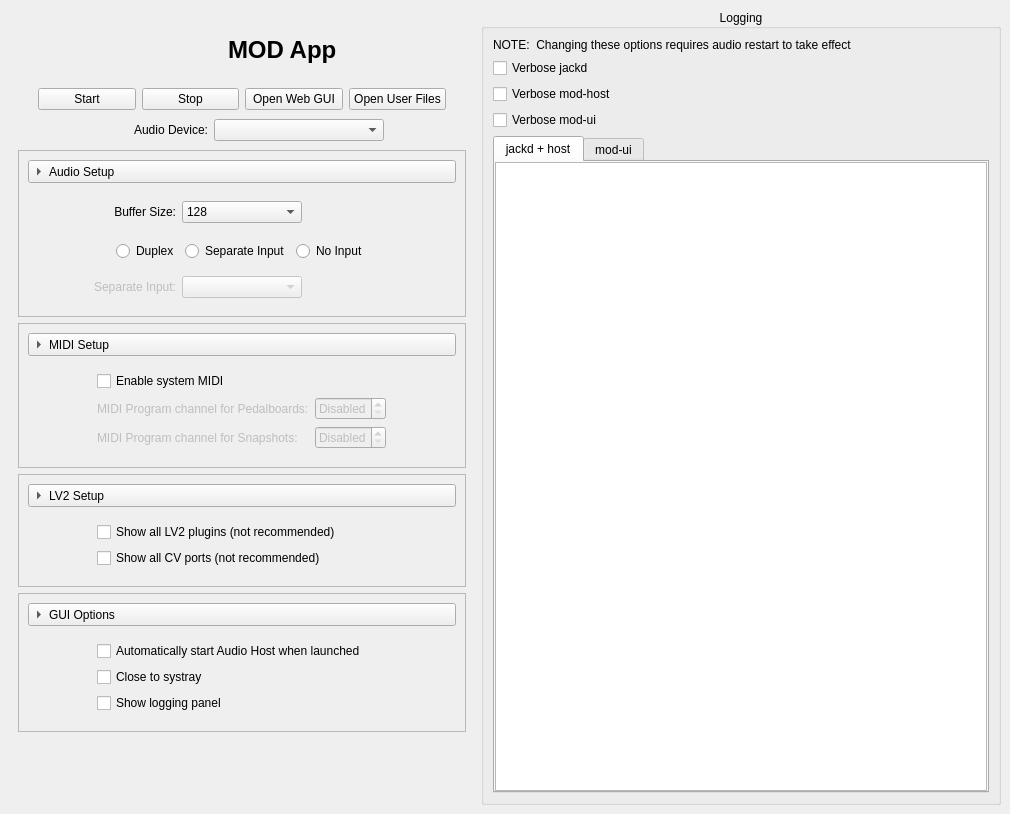
<?xml version="1.0" encoding="UTF-8"?>
<ui version="4.0">
 <class>AppWindow</class>
 <widget class="QMainWindow" name="AppWindow">
  <property name="geometry">
   <rect>
    <x>0</x>
    <y>0</y>
    <width>1010</width>
    <height>814</height>
   </rect>
  </property>
  <property name="windowTitle">
   <string>MOD App</string>
  </property>
  <widget class="QWidget" name="centralwidget">
   <layout class="QHBoxLayout" name="horizontalLayout_8" stretch="0,1">
    <item>
     <widget class="QWidget" name="w_content" native="true">
      <property name="sizePolicy">
       <sizepolicy hsizetype="Fixed" vsizetype="Preferred">
        <horstretch>0</horstretch>
        <verstretch>0</verstretch>
       </sizepolicy>
      </property>
      <layout class="QVBoxLayout" name="verticalLayout_4">
       <item>
        <layout class="QHBoxLayout" name="horizontalLayout">
         <item>
          <spacer name="horizontalSpacer_3">
           <property name="orientation">
            <enum>Qt::Horizontal</enum>
           </property>
           <property name="sizeHint" stdset="0">
            <size>
             <width>40</width>
             <height>20</height>
            </size>
           </property>
          </spacer>
         </item>
         <item>
          <widget class="QLabel" name="label">
           <property name="minimumSize">
            <size>
             <width>64</width>
             <height>64</height>
            </size>
           </property>
           <property name="maximumSize">
            <size>
             <width>64</width>
             <height>64</height>
            </size>
           </property>
           <property name="text">
            <string/>
           </property>
           <property name="pixmap">
            <pixmap resource="mod-app.qrc">:/mod-logo.svg</pixmap>
           </property>
           <property name="scaledContents">
            <bool>true</bool>
           </property>
           <property name="alignment">
            <set>Qt::AlignCenter</set>
           </property>
          </widget>
         </item>
         <item>
          <spacer name="horizontalSpacer_4">
           <property name="orientation">
            <enum>Qt::Horizontal</enum>
           </property>
           <property name="sizeType">
            <enum>QSizePolicy::Preferred</enum>
           </property>
           <property name="sizeHint" stdset="0">
            <size>
             <width>10</width>
             <height>10</height>
            </size>
           </property>
          </spacer>
         </item>
         <item>
          <widget class="QLabel" name="l_title">
           <property name="font">
            <font>
             <pointsize>18</pointsize>
             <weight>75</weight>
             <bold>true</bold>
            </font>
           </property>
           <property name="text">
            <string>MOD App</string>
           </property>
           <property name="textFormat">
            <enum>Qt::PlainText</enum>
           </property>
          </widget>
         </item>
         <item>
          <spacer name="horizontalSpacer_5">
           <property name="orientation">
            <enum>Qt::Horizontal</enum>
           </property>
           <property name="sizeHint" stdset="0">
            <size>
             <width>40</width>
             <height>20</height>
            </size>
           </property>
          </spacer>
         </item>
        </layout>
       </item>
       <item>
        <layout class="QHBoxLayout" name="hl_ui">
         <item>
          <spacer name="horizontalSpacer_9">
           <property name="orientation">
            <enum>Qt::Horizontal</enum>
           </property>
           <property name="sizeType">
            <enum>QSizePolicy::Preferred</enum>
           </property>
           <property name="sizeHint" stdset="0">
            <size>
             <width>20</width>
             <height>20</height>
            </size>
           </property>
          </spacer>
         </item>
         <item>
          <widget class="QPushButton" name="b_start">
           <property name="text">
            <string>Start</string>
           </property>
          </widget>
         </item>
         <item>
          <widget class="QPushButton" name="b_stop">
           <property name="text">
            <string>Stop</string>
           </property>
          </widget>
         </item>
         <item>
          <widget class="QPushButton" name="b_opengui">
           <property name="text">
            <string>Open Web GUI</string>
           </property>
          </widget>
         </item>
         <item>
          <widget class="QPushButton" name="b_openuserfiles">
           <property name="text">
            <string>Open User Files</string>
           </property>
          </widget>
         </item>
         <item>
          <spacer name="horizontalSpacer_8">
           <property name="orientation">
            <enum>Qt::Horizontal</enum>
           </property>
           <property name="sizeType">
            <enum>QSizePolicy::Preferred</enum>
           </property>
           <property name="sizeHint" stdset="0">
            <size>
             <width>20</width>
             <height>20</height>
            </size>
           </property>
          </spacer>
         </item>
        </layout>
       </item>
       <item>
        <layout class="QHBoxLayout" name="horizontalLayout_7">
         <item>
          <spacer name="horizontalSpacer">
           <property name="orientation">
            <enum>Qt::Horizontal</enum>
           </property>
           <property name="sizeType">
            <enum>QSizePolicy::Preferred</enum>
           </property>
           <property name="sizeHint" stdset="0">
            <size>
             <width>20</width>
             <height>20</height>
            </size>
           </property>
          </spacer>
         </item>
         <item>
          <widget class="QLabel" name="l_device">
           <property name="text">
            <string>Audio Device:</string>
           </property>
           <property name="alignment">
            <set>Qt::AlignRight|Qt::AlignTrailing|Qt::AlignVCenter</set>
           </property>
           <property name="wordWrap">
            <bool>true</bool>
           </property>
          </widget>
         </item>
         <item>
          <widget class="QComboBox" name="cb_device"/>
         </item>
         <item>
          <spacer name="horizontalSpacer_10">
           <property name="orientation">
            <enum>Qt::Horizontal</enum>
           </property>
           <property name="sizeType">
            <enum>QSizePolicy::Preferred</enum>
           </property>
           <property name="sizeHint" stdset="0">
            <size>
             <width>82</width>
             <height>28</height>
            </size>
           </property>
          </spacer>
         </item>
        </layout>
       </item>
       <item>
        <widget class="QFrame" name="frame_audio">
         <property name="frameShape">
          <enum>QFrame::StyledPanel</enum>
         </property>
         <property name="frameShadow">
          <enum>QFrame::Raised</enum>
         </property>
         <layout class="QVBoxLayout" name="verticalLayout_5">
          <item>
           <widget class="QToolButtonWithMouseTracking" name="tb_audio">
            <property name="sizePolicy">
             <sizepolicy hsizetype="Expanding" vsizetype="Fixed">
              <horstretch>0</horstretch>
              <verstretch>0</verstretch>
             </sizepolicy>
            </property>
            <property name="text">
             <string>Audio Setup</string>
            </property>
            <property name="checkable">
             <bool>true</bool>
            </property>
            <property name="toolButtonStyle">
             <enum>Qt::ToolButtonTextBesideIcon</enum>
            </property>
            <property name="arrowType">
             <enum>Qt::RightArrow</enum>
            </property>
           </widget>
          </item>
          <item>
           <widget class="CollapsibleWidget" name="gb_audio" native="true">
            <layout class="QGridLayout" name="gridLayout">
             <item row="3" column="1">
              <widget class="QLabel" name="l_input">
               <property name="enabled">
                <bool>false</bool>
               </property>
               <property name="text">
                <string>Separate Input:</string>
               </property>
               <property name="alignment">
                <set>Qt::AlignRight|Qt::AlignTrailing|Qt::AlignVCenter</set>
               </property>
              </widget>
             </item>
             <item row="1" column="1">
              <widget class="QLabel" name="l_buffersize">
               <property name="enabled">
                <bool>true</bool>
               </property>
               <property name="text">
                <string>Buffer Size:</string>
               </property>
               <property name="alignment">
                <set>Qt::AlignRight|Qt::AlignTrailing|Qt::AlignVCenter</set>
               </property>
              </widget>
             </item>
             <item row="3" column="0">
              <spacer name="horizontalSpacer_17">
               <property name="orientation">
                <enum>Qt::Horizontal</enum>
               </property>
               <property name="sizeType">
                <enum>QSizePolicy::Preferred</enum>
               </property>
               <property name="sizeHint" stdset="0">
                <size>
                 <width>20</width>
                 <height>20</height>
                </size>
               </property>
              </spacer>
             </item>
             <item row="2" column="0">
              <spacer name="horizontalSpacer_14">
               <property name="orientation">
                <enum>Qt::Horizontal</enum>
               </property>
               <property name="sizeType">
                <enum>QSizePolicy::Preferred</enum>
               </property>
               <property name="sizeHint" stdset="0">
                <size>
                 <width>20</width>
                 <height>20</height>
                </size>
               </property>
              </spacer>
             </item>
             <item row="2" column="1" colspan="3">
              <widget class="QWidget" name="w_device_io_mode" native="true">
               <layout class="QHBoxLayout" name="horizontalLayout_5">
                <item>
                 <spacer name="horizontalSpacer_12">
                  <property name="orientation">
                   <enum>Qt::Horizontal</enum>
                  </property>
                  <property name="sizeHint" stdset="0">
                   <size>
                    <width>40</width>
                    <height>20</height>
                   </size>
                  </property>
                 </spacer>
                </item>
                <item>
                 <widget class="QRadioButton" name="rb_device_duplex">
                  <property name="text">
                   <string>Duplex</string>
                  </property>
                 </widget>
                </item>
                <item>
                 <widget class="QRadioButton" name="rb_device_separate">
                  <property name="text">
                   <string>Separate Input</string>
                  </property>
                 </widget>
                </item>
                <item>
                 <widget class="QRadioButton" name="rb_device_noinput">
                  <property name="text">
                   <string>No Input</string>
                  </property>
                 </widget>
                </item>
                <item>
                 <spacer name="horizontalSpacer_13">
                  <property name="orientation">
                   <enum>Qt::Horizontal</enum>
                  </property>
                  <property name="sizeHint" stdset="0">
                   <size>
                    <width>40</width>
                    <height>20</height>
                   </size>
                  </property>
                 </spacer>
                </item>
               </layout>
              </widget>
             </item>
             <item row="3" column="4">
              <spacer name="horizontalSpacer_18">
               <property name="orientation">
                <enum>Qt::Horizontal</enum>
               </property>
               <property name="sizeType">
                <enum>QSizePolicy::Preferred</enum>
               </property>
               <property name="sizeHint" stdset="0">
                <size>
                 <width>20</width>
                 <height>20</height>
                </size>
               </property>
              </spacer>
             </item>
             <item row="1" column="4">
              <spacer name="horizontalSpacer_7">
               <property name="orientation">
                <enum>Qt::Horizontal</enum>
               </property>
               <property name="sizeType">
                <enum>QSizePolicy::Preferred</enum>
               </property>
               <property name="sizeHint" stdset="0">
                <size>
                 <width>20</width>
                 <height>20</height>
                </size>
               </property>
              </spacer>
             </item>
             <item row="1" column="3">
              <spacer name="horizontalSpacer_11">
               <property name="orientation">
                <enum>Qt::Horizontal</enum>
               </property>
               <property name="sizeType">
                <enum>QSizePolicy::Preferred</enum>
               </property>
               <property name="sizeHint" stdset="0">
                <size>
                 <width>82</width>
                 <height>28</height>
                </size>
               </property>
              </spacer>
             </item>
             <item row="1" column="0">
              <spacer name="horizontalSpacer_2">
               <property name="orientation">
                <enum>Qt::Horizontal</enum>
               </property>
               <property name="sizeType">
                <enum>QSizePolicy::Preferred</enum>
               </property>
               <property name="sizeHint" stdset="0">
                <size>
                 <width>20</width>
                 <height>20</height>
                </size>
               </property>
              </spacer>
             </item>
             <item row="1" column="2">
              <widget class="QComboBox" name="cb_buffersize">
               <property name="enabled">
                <bool>true</bool>
               </property>
               <property name="currentIndex">
                <number>1</number>
               </property>
               <item>
                <property name="text">
                 <string notr="true">64</string>
                </property>
               </item>
               <item>
                <property name="text">
                 <string notr="true">128</string>
                </property>
               </item>
               <item>
                <property name="text">
                 <string notr="true">256</string>
                </property>
               </item>
              </widget>
             </item>
             <item row="2" column="4">
              <spacer name="horizontalSpacer_16">
               <property name="orientation">
                <enum>Qt::Horizontal</enum>
               </property>
               <property name="sizeType">
                <enum>QSizePolicy::Preferred</enum>
               </property>
               <property name="sizeHint" stdset="0">
                <size>
                 <width>20</width>
                 <height>20</height>
                </size>
               </property>
              </spacer>
             </item>
             <item row="3" column="2">
              <widget class="QComboBox" name="cb_input">
               <property name="enabled">
                <bool>false</bool>
               </property>
              </widget>
             </item>
            </layout>
           </widget>
          </item>
         </layout>
        </widget>
       </item>
       <item>
        <widget class="QFrame" name="frame_midi">
         <property name="frameShape">
          <enum>QFrame::StyledPanel</enum>
         </property>
         <property name="frameShadow">
          <enum>QFrame::Raised</enum>
         </property>
         <layout class="QVBoxLayout" name="verticalLayout_6">
          <item>
           <widget class="QToolButtonWithMouseTracking" name="tb_midi">
            <property name="sizePolicy">
             <sizepolicy hsizetype="Expanding" vsizetype="Fixed">
              <horstretch>0</horstretch>
              <verstretch>0</verstretch>
             </sizepolicy>
            </property>
            <property name="text">
             <string>MIDI Setup</string>
            </property>
            <property name="checkable">
             <bool>true</bool>
            </property>
            <property name="toolButtonStyle">
             <enum>Qt::ToolButtonTextBesideIcon</enum>
            </property>
            <property name="arrowType">
             <enum>Qt::RightArrow</enum>
            </property>
           </widget>
          </item>
          <item>
           <widget class="CollapsibleWidget" name="gb_midi" native="true">
            <layout class="QGridLayout" name="gridLayout_2">
             <item row="2" column="0">
              <spacer name="horizontalSpacer_21">
               <property name="orientation">
                <enum>Qt::Horizontal</enum>
               </property>
               <property name="sizeType">
                <enum>QSizePolicy::Fixed</enum>
               </property>
               <property name="sizeHint" stdset="0">
                <size>
                 <width>60</width>
                 <height>20</height>
                </size>
               </property>
              </spacer>
             </item>
             <item row="0" column="0">
              <spacer name="horizontalSpacer_22">
               <property name="orientation">
                <enum>Qt::Horizontal</enum>
               </property>
               <property name="sizeType">
                <enum>QSizePolicy::Fixed</enum>
               </property>
               <property name="sizeHint" stdset="0">
                <size>
                 <width>60</width>
                 <height>20</height>
                </size>
               </property>
              </spacer>
             </item>
             <item row="1" column="2">
              <widget class="QSpinBox" name="sp_midi_pb">
               <property name="enabled">
                <bool>false</bool>
               </property>
               <property name="specialValueText">
                <string>Disabled</string>
               </property>
               <property name="maximum">
                <number>16</number>
               </property>
              </widget>
             </item>
             <item row="1" column="3">
              <spacer name="horizontalSpacer_25">
               <property name="orientation">
                <enum>Qt::Horizontal</enum>
               </property>
               <property name="sizeType">
                <enum>QSizePolicy::Preferred</enum>
               </property>
               <property name="sizeHint" stdset="0">
                <size>
                 <width>20</width>
                 <height>20</height>
                </size>
               </property>
              </spacer>
             </item>
             <item row="1" column="0">
              <spacer name="horizontalSpacer_19">
               <property name="orientation">
                <enum>Qt::Horizontal</enum>
               </property>
               <property name="sizeType">
                <enum>QSizePolicy::Fixed</enum>
               </property>
               <property name="sizeHint" stdset="0">
                <size>
                 <width>60</width>
                 <height>20</height>
                </size>
               </property>
              </spacer>
             </item>
             <item row="2" column="2">
              <widget class="QSpinBox" name="sp_midi_ss">
               <property name="enabled">
                <bool>false</bool>
               </property>
               <property name="specialValueText">
                <string>Disabled</string>
               </property>
               <property name="maximum">
                <number>16</number>
               </property>
              </widget>
             </item>
             <item row="1" column="1">
              <widget class="QLabel" name="l_midi_pb">
               <property name="enabled">
                <bool>false</bool>
               </property>
               <property name="text">
                <string>MIDI Program channel for Pedalboards:</string>
               </property>
               <property name="alignment">
                <set>Qt::AlignLeading|Qt::AlignLeft|Qt::AlignVCenter</set>
               </property>
              </widget>
             </item>
             <item row="2" column="1">
              <widget class="QLabel" name="l_midi_ss">
               <property name="enabled">
                <bool>false</bool>
               </property>
               <property name="text">
                <string>MIDI Program channel for Snapshots:</string>
               </property>
               <property name="alignment">
                <set>Qt::AlignLeading|Qt::AlignLeft|Qt::AlignVCenter</set>
               </property>
              </widget>
             </item>
             <item row="0" column="1" colspan="2">
              <widget class="QCheckBox" name="cb_midi">
               <property name="text">
                <string>Enable system MIDI</string>
               </property>
              </widget>
             </item>
             <item row="0" column="3">
              <spacer name="horizontalSpacer_26">
               <property name="orientation">
                <enum>Qt::Horizontal</enum>
               </property>
               <property name="sizeHint" stdset="0">
                <size>
                 <width>44</width>
                 <height>20</height>
                </size>
               </property>
              </spacer>
             </item>
             <item row="2" column="3">
              <spacer name="horizontalSpacer_27">
               <property name="orientation">
                <enum>Qt::Horizontal</enum>
               </property>
               <property name="sizeType">
                <enum>QSizePolicy::Preferred</enum>
               </property>
               <property name="sizeHint" stdset="0">
                <size>
                 <width>20</width>
                 <height>20</height>
                </size>
               </property>
              </spacer>
             </item>
            </layout>
           </widget>
          </item>
         </layout>
        </widget>
       </item>
       <item>
        <widget class="QFrame" name="frame_lv2">
         <property name="frameShape">
          <enum>QFrame::StyledPanel</enum>
         </property>
         <property name="frameShadow">
          <enum>QFrame::Raised</enum>
         </property>
         <layout class="QVBoxLayout" name="verticalLayout_8">
          <item>
           <widget class="QToolButtonWithMouseTracking" name="tb_lv2">
            <property name="sizePolicy">
             <sizepolicy hsizetype="Expanding" vsizetype="Fixed">
              <horstretch>0</horstretch>
              <verstretch>0</verstretch>
             </sizepolicy>
            </property>
            <property name="text">
             <string>LV2 Setup</string>
            </property>
            <property name="checkable">
             <bool>true</bool>
            </property>
            <property name="toolButtonStyle">
             <enum>Qt::ToolButtonTextBesideIcon</enum>
            </property>
            <property name="arrowType">
             <enum>Qt::RightArrow</enum>
            </property>
           </widget>
          </item>
          <item>
           <widget class="CollapsibleWidget" name="gb_lv2" native="true">
            <layout class="QHBoxLayout" name="horizontalLayout_6">
             <item>
              <spacer name="horizontalSpacer_15">
               <property name="orientation">
                <enum>Qt::Horizontal</enum>
               </property>
               <property name="sizeType">
                <enum>QSizePolicy::Fixed</enum>
               </property>
               <property name="sizeHint" stdset="0">
                <size>
                 <width>60</width>
                 <height>20</height>
                </size>
               </property>
              </spacer>
             </item>
             <item>
              <layout class="QVBoxLayout" name="verticalLayout_3">
               <item>
                <widget class="QCheckBox" name="cb_lv2_all_plugins">
                 <property name="text">
                  <string>Show all LV2 plugins (not recommended)</string>
                 </property>
                </widget>
               </item>
               <item>
                <widget class="QCheckBox" name="cb_lv2_all_cv">
                 <property name="text">
                  <string>Show all CV ports (not recommended)</string>
                 </property>
                </widget>
               </item>
              </layout>
             </item>
             <item>
              <spacer name="horizontalSpacer_20">
               <property name="orientation">
                <enum>Qt::Horizontal</enum>
               </property>
               <property name="sizeHint" stdset="0">
                <size>
                 <width>20</width>
                 <height>20</height>
                </size>
               </property>
              </spacer>
             </item>
            </layout>
           </widget>
          </item>
         </layout>
        </widget>
       </item>
       <item>
        <widget class="QFrame" name="frame_gui">
         <property name="frameShape">
          <enum>QFrame::StyledPanel</enum>
         </property>
         <property name="frameShadow">
          <enum>QFrame::Raised</enum>
         </property>
         <layout class="QVBoxLayout" name="verticalLayout_7">
          <item>
           <widget class="QToolButtonWithMouseTracking" name="tb_gui">
            <property name="sizePolicy">
             <sizepolicy hsizetype="Expanding" vsizetype="Fixed">
              <horstretch>0</horstretch>
              <verstretch>0</verstretch>
             </sizepolicy>
            </property>
            <property name="text">
             <string>GUI Options</string>
            </property>
            <property name="checkable">
             <bool>true</bool>
            </property>
            <property name="toolButtonStyle">
             <enum>Qt::ToolButtonTextBesideIcon</enum>
            </property>
            <property name="arrowType">
             <enum>Qt::RightArrow</enum>
            </property>
           </widget>
          </item>
          <item>
           <widget class="CollapsibleWidget" name="gb_gui" native="true">
            <layout class="QHBoxLayout" name="horizontalLayout_3">
             <item>
              <spacer name="horizontalSpacer_28">
               <property name="orientation">
                <enum>Qt::Horizontal</enum>
               </property>
               <property name="sizeType">
                <enum>QSizePolicy::Fixed</enum>
               </property>
               <property name="sizeHint" stdset="0">
                <size>
                 <width>60</width>
                 <height>20</height>
                </size>
               </property>
              </spacer>
             </item>
             <item>
              <layout class="QVBoxLayout" name="verticalLayout_2">
               <item>
                <widget class="QCheckBox" name="cb_autostart">
                 <property name="text">
                  <string>Automatically start Audio Host when launched</string>
                 </property>
                </widget>
               </item>
               <item>
                <widget class="QCheckBox" name="cb_systray">
                 <property name="text">
                  <string>Close to systray</string>
                 </property>
                </widget>
               </item>
               <item>
                <widget class="QCheckBox" name="cb_verbose_basic">
                 <property name="text">
                  <string>Show logging panel</string>
                 </property>
                </widget>
               </item>
              </layout>
             </item>
             <item>
              <spacer name="horizontalSpacer_30">
               <property name="orientation">
                <enum>Qt::Horizontal</enum>
               </property>
               <property name="sizeHint" stdset="0">
                <size>
                 <width>20</width>
                 <height>20</height>
                </size>
               </property>
              </spacer>
             </item>
            </layout>
           </widget>
          </item>
         </layout>
        </widget>
       </item>
       <item>
        <spacer name="verticalSpacer">
         <property name="orientation">
          <enum>Qt::Vertical</enum>
         </property>
         <property name="sizeHint" stdset="0">
          <size>
           <width>448</width>
           <height>1</height>
          </size>
         </property>
        </spacer>
       </item>
      </layout>
     </widget>
    </item>
    <item>
     <widget class="QGroupBox" name="gb_logs">
      <property name="minimumSize">
       <size>
        <width>500</width>
        <height>0</height>
       </size>
      </property>
      <property name="title">
       <string>Logging</string>
      </property>
      <property name="alignment">
       <set>Qt::AlignCenter</set>
      </property>
      <layout class="QVBoxLayout" name="verticalLayout">
       <item>
        <widget class="QLabel" name="label_2">
         <property name="text">
          <string>NOTE:  Changing these options requires audio restart to take effect</string>
         </property>
        </widget>
       </item>
       <item>
        <widget class="QCheckBox" name="cb_verbose_jackd">
         <property name="text">
          <string>Verbose jackd</string>
         </property>
        </widget>
       </item>
       <item>
        <widget class="QCheckBox" name="cb_verbose_host">
         <property name="text">
          <string>Verbose mod-host</string>
         </property>
        </widget>
       </item>
       <item>
        <widget class="QCheckBox" name="cb_verbose_ui">
         <property name="text">
          <string>Verbose mod-ui</string>
         </property>
        </widget>
       </item>
       <item>
        <widget class="QTabWidget" name="tab_logs">
         <property name="currentIndex">
          <number>0</number>
         </property>
         <widget class="QWidget" name="tab_logs_backend">
          <attribute name="title">
           <string>jackd + host</string>
          </attribute>
          <layout class="QHBoxLayout" name="horizontalLayout_4">
           <property name="spacing">
            <number>0</number>
           </property>
           <property name="leftMargin">
            <number>0</number>
           </property>
           <property name="topMargin">
            <number>0</number>
           </property>
           <property name="rightMargin">
            <number>0</number>
           </property>
           <property name="bottomMargin">
            <number>0</number>
           </property>
           <item>
            <widget class="QPlainTextEdit" name="text_host">
             <property name="font">
              <font>
               <family>Noto Mono</family>
              </font>
             </property>
             <property name="undoRedoEnabled">
              <bool>false</bool>
             </property>
             <property name="lineWrapMode">
              <enum>QPlainTextEdit::NoWrap</enum>
             </property>
             <property name="readOnly">
              <bool>true</bool>
             </property>
             <property name="textInteractionFlags">
              <set>Qt::TextSelectableByKeyboard|Qt::TextSelectableByMouse</set>
             </property>
            </widget>
           </item>
          </layout>
         </widget>
         <widget class="QWidget" name="tab_logs_ui">
          <attribute name="title">
           <string>mod-ui</string>
          </attribute>
          <layout class="QHBoxLayout" name="horizontalLayout_2">
           <property name="spacing">
            <number>0</number>
           </property>
           <property name="leftMargin">
            <number>0</number>
           </property>
           <property name="topMargin">
            <number>0</number>
           </property>
           <property name="rightMargin">
            <number>0</number>
           </property>
           <property name="bottomMargin">
            <number>0</number>
           </property>
           <item>
            <widget class="QPlainTextEdit" name="text_ui">
             <property name="font">
              <font>
               <family>Noto Mono</family>
              </font>
             </property>
             <property name="undoRedoEnabled">
              <bool>false</bool>
             </property>
             <property name="lineWrapMode">
              <enum>QPlainTextEdit::NoWrap</enum>
             </property>
             <property name="readOnly">
              <bool>true</bool>
             </property>
             <property name="textInteractionFlags">
              <set>Qt::TextSelectableByKeyboard|Qt::TextSelectableByMouse</set>
             </property>
            </widget>
           </item>
          </layout>
         </widget>
        </widget>
       </item>
      </layout>
     </widget>
    </item>
   </layout>
  </widget>
 </widget>
 <customwidgets>
  <customwidget>
   <class>QToolButtonWithMouseTracking</class>
   <extends>QToolButton</extends>
   <header location="global">widgets.hpp</header>
  </customwidget>
  <customwidget>
   <class>CollapsibleWidget</class>
   <extends>QWidget</extends>
   <header location="global">widgets.hpp</header>
   <container>1</container>
  </customwidget>
 </customwidgets>
 <resources>
  <include location="mod-app.qrc"/>
  <include location="mod-app.qrc"/>
  <include location="mod-app.qrc"/>
 </resources>
 <connections>
  <connection>
   <sender>cb_midi</sender>
   <signal>toggled(bool)</signal>
   <receiver>sp_midi_pb</receiver>
   <slot>setEnabled(bool)</slot>
   <hints>
    <hint type="sourcelabel">
     <x>236</x>
     <y>380</y>
    </hint>
    <hint type="destinationlabel">
     <x>351</x>
     <y>412</y>
    </hint>
   </hints>
  </connection>
  <connection>
   <sender>cb_midi</sender>
   <signal>toggled(bool)</signal>
   <receiver>sp_midi_ss</receiver>
   <slot>setEnabled(bool)</slot>
   <hints>
    <hint type="sourcelabel">
     <x>236</x>
     <y>380</y>
    </hint>
    <hint type="destinationlabel">
     <x>351</x>
     <y>449</y>
    </hint>
   </hints>
  </connection>
  <connection>
   <sender>cb_midi</sender>
   <signal>toggled(bool)</signal>
   <receiver>l_midi_pb</receiver>
   <slot>setEnabled(bool)</slot>
   <hints>
    <hint type="sourcelabel">
     <x>236</x>
     <y>380</y>
    </hint>
    <hint type="destinationlabel">
     <x>125</x>
     <y>412</y>
    </hint>
   </hints>
  </connection>
  <connection>
   <sender>cb_midi</sender>
   <signal>toggled(bool)</signal>
   <receiver>l_midi_ss</receiver>
   <slot>setEnabled(bool)</slot>
   <hints>
    <hint type="sourcelabel">
     <x>236</x>
     <y>380</y>
    </hint>
    <hint type="destinationlabel">
     <x>125</x>
     <y>449</y>
    </hint>
   </hints>
  </connection>
  <connection>
   <sender>rb_device_separate</sender>
   <signal>toggled(bool)</signal>
   <receiver>cb_input</receiver>
   <slot>setEnabled(bool)</slot>
   <hints>
    <hint type="sourcelabel">
     <x>224</x>
     <y>255</y>
    </hint>
    <hint type="destinationlabel">
     <x>229</x>
     <y>306</y>
    </hint>
   </hints>
  </connection>
  <connection>
   <sender>rb_device_separate</sender>
   <signal>toggled(bool)</signal>
   <receiver>l_input</receiver>
   <slot>setEnabled(bool)</slot>
   <hints>
    <hint type="sourcelabel">
     <x>224</x>
     <y>255</y>
    </hint>
    <hint type="destinationlabel">
     <x>101</x>
     <y>306</y>
    </hint>
   </hints>
  </connection>
 </connections>
</ui>
